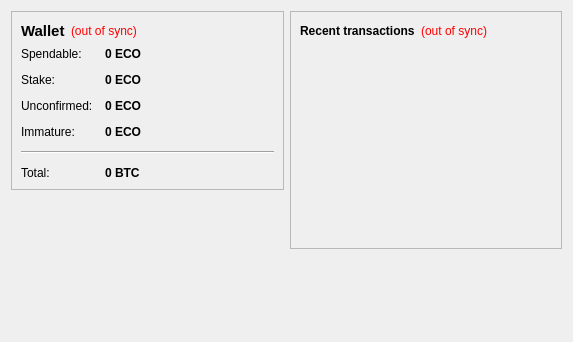
<?xml version="1.0" encoding="UTF-8"?>
<ui version="4.0">
 <class>OverviewPage</class>
 <widget class="QWidget" name="OverviewPage">
  <property name="geometry">
   <rect>
    <x>0</x>
    <y>0</y>
    <width>573</width>
    <height>342</height>
   </rect>
  </property>
  <property name="windowTitle">
   <string>Form</string>
  </property>
  <layout class="QHBoxLayout" name="horizontalLayout" stretch="1,1">
   <item>
    <layout class="QVBoxLayout" name="verticalLayout_2">
     <item>
      <widget class="QFrame" name="frame">
       <property name="frameShape">
        <enum>QFrame::StyledPanel</enum>
       </property>
       <property name="frameShadow">
        <enum>QFrame::Raised</enum>
       </property>
       <layout class="QVBoxLayout" name="verticalLayout_4">
        <item>
         <layout class="QHBoxLayout" name="horizontalLayout_4">
          <item>
           <widget class="QLabel" name="label_5">
            <property name="font">
             <font>
              <pointsize>11</pointsize>
              <weight>75</weight>
              <bold>true</bold>
             </font>
            </property>
            <property name="text">
             <string>Wallet</string>
            </property>
           </widget>
          </item>
          <item>
           <widget class="QLabel" name="labelWalletStatus">
            <property name="toolTip">
             <string>The displayed information may be out of date. Your wallet automatically synchronizes with the Ecoin network after a connection is established, but this process has not completed yet.</string>
            </property>
            <property name="styleSheet">
             <string notr="true">QLabel { color: red; }</string>
            </property>
            <property name="text">
             <string notr="true">(out of sync)</string>
            </property>
            <property name="alignment">
             <set>Qt::AlignLeading|Qt::AlignLeft|Qt::AlignVCenter</set>
            </property>
           </widget>
          </item>
          <item>
           <spacer name="horizontalSpacer_2">
            <property name="orientation">
             <enum>Qt::Horizontal</enum>
            </property>
            <property name="sizeHint" stdset="0">
             <size>
              <width>40</width>
              <height>20</height>
             </size>
            </property>
           </spacer>
          </item>
         </layout>
        </item>
        <item>
         <layout class="QFormLayout" name="formLayout_2">
          <property name="fieldGrowthPolicy">
           <enum>QFormLayout::AllNonFixedFieldsGrow</enum>
          </property>
          <property name="horizontalSpacing">
           <number>12</number>
          </property>
          <property name="verticalSpacing">
           <number>12</number>
          </property>
          <item row="0" column="0">
           <widget class="QLabel" name="label">
            <property name="text">
             <string>Spendable:</string>
            </property>
           </widget>
          </item>
          <item row="0" column="1">
           <widget class="QLabel" name="labelBalance">
            <property name="font">
             <font>
              <weight>75</weight>
              <bold>true</bold>
             </font>
            </property>
            <property name="cursor">
             <cursorShape>IBeamCursor</cursorShape>
            </property>
            <property name="toolTip">
             <string>Your current spendable balance</string>
            </property>
            <property name="text">
             <string notr="true">0 ECO</string>
            </property>
            <property name="textInteractionFlags">
             <set>Qt::LinksAccessibleByMouse|Qt::TextSelectableByKeyboard|Qt::TextSelectableByMouse</set>
            </property>
           </widget>
          </item>
          <item row="1" column="0">
           <widget class="QLabel" name="label_6">
            <property name="text">
             <string>Stake:</string>
            </property>
           </widget>
          </item>
          <item row="1" column="1">
           <widget class="QLabel" name="labelStake">
            <property name="font">
             <font>
              <weight>75</weight>
              <bold>true</bold>
             </font>
            </property>
            <property name="cursor">
             <cursorShape>IBeamCursor</cursorShape>
            </property>
            <property name="toolTip">
             <string>Total of coins that was staked, and do not yet count toward the current balance</string>
            </property>
            <property name="text">
             <string notr="true">0 ECO</string>
            </property>
            <property name="textInteractionFlags">
             <set>Qt::LinksAccessibleByMouse|Qt::TextSelectableByKeyboard|Qt::TextSelectableByMouse</set>
            </property>
           </widget>
          </item>
          <item row="2" column="0">
           <widget class="QLabel" name="label_3">
            <property name="text">
             <string>Unconfirmed:</string>
            </property>
           </widget>
          </item>
          <item row="2" column="1">
           <widget class="QLabel" name="labelUnconfirmed">
            <property name="font">
             <font>
              <weight>75</weight>
              <bold>true</bold>
             </font>
            </property>
            <property name="cursor">
             <cursorShape>IBeamCursor</cursorShape>
            </property>
            <property name="toolTip">
             <string>Total of transactions that have yet to be confirmed, and do not yet count toward the current balance</string>
            </property>
            <property name="text">
             <string notr="true">0 ECO</string>
            </property>
            <property name="textInteractionFlags">
             <set>Qt::LinksAccessibleByMouse|Qt::TextSelectableByKeyboard|Qt::TextSelectableByMouse</set>
            </property>
           </widget>
          </item>
          <item row="3" column="0">
           <widget class="QLabel" name="labelImmatureText">
            <property name="text">
             <string>Immature:</string>
            </property>
           </widget>
          </item>
          <item row="3" column="1">
           <widget class="QLabel" name="labelImmature">
            <property name="font">
             <font>
              <weight>75</weight>
              <bold>true</bold>
             </font>
            </property>
            <property name="toolTip">
             <string>Mined balance that has not yet matured</string>
            </property>
            <property name="text">
             <string notr="true">0 ECO</string>
            </property>
            <property name="textInteractionFlags">
             <set>Qt::LinksAccessibleByMouse|Qt::TextSelectableByKeyboard|Qt::TextSelectableByMouse</set>
            </property>
           </widget>
          </item>
          <item row="4" column="0" colspan="2">
           <widget class="Line" name="line">
            <property name="orientation">
             <enum>Qt::Horizontal</enum>
            </property>
           </widget>
          </item>
          <item row="5" column="0">
           <widget class="QLabel" name="labelTotalText">
            <property name="text">
             <string>Total:</string>
            </property>
           </widget>
          </item>
          <item row="5" column="1">
           <widget class="QLabel" name="labelTotal">
            <property name="font">
             <font>
              <weight>75</weight>
              <bold>true</bold>
             </font>
            </property>
            <property name="cursor">
             <cursorShape>IBeamCursor</cursorShape>
            </property>
            <property name="toolTip">
             <string>Your current total balance</string>
            </property>
            <property name="text">
             <string notr="true">0 BTC</string>
            </property>
            <property name="textInteractionFlags">
             <set>Qt::LinksAccessibleByMouse|Qt::TextSelectableByKeyboard|Qt::TextSelectableByMouse</set>
            </property>
           </widget>
          </item>
         </layout>
        </item>
       </layout>
      </widget>
     </item>
     <item>
      <spacer name="verticalSpacer">
       <property name="orientation">
        <enum>Qt::Vertical</enum>
       </property>
       <property name="sizeHint" stdset="0">
        <size>
         <width>20</width>
         <height>40</height>
        </size>
       </property>
      </spacer>
     </item>
    </layout>
   </item>
   <item>
    <layout class="QVBoxLayout" name="verticalLayout_3">
     <item>
      <widget class="QFrame" name="frame_2">
       <property name="frameShape">
        <enum>QFrame::StyledPanel</enum>
       </property>
       <property name="frameShadow">
        <enum>QFrame::Raised</enum>
       </property>
       <layout class="QVBoxLayout" name="verticalLayout">
        <item>
         <layout class="QHBoxLayout" name="horizontalLayout_2">
          <item>
           <widget class="QLabel" name="label_4">
            <property name="text">
             <string>&lt;b&gt;Recent transactions&lt;/b&gt;</string>
            </property>
           </widget>
          </item>
          <item>
           <widget class="QLabel" name="labelTransactionsStatus">
            <property name="toolTip">
             <string>The displayed information may be out of date. Your wallet automatically synchronizes with the Ecoin network after a connection is established, but this process has not completed yet.</string>
            </property>
            <property name="styleSheet">
             <string notr="true">QLabel { color: red; }</string>
            </property>
            <property name="text">
             <string notr="true">(out of sync)</string>
            </property>
            <property name="alignment">
             <set>Qt::AlignRight|Qt::AlignTrailing|Qt::AlignVCenter</set>
            </property>
           </widget>
          </item>
          <item>
           <spacer name="horizontalSpacer">
            <property name="orientation">
             <enum>Qt::Horizontal</enum>
            </property>
            <property name="sizeHint" stdset="0">
             <size>
              <width>40</width>
              <height>20</height>
             </size>
            </property>
           </spacer>
          </item>
         </layout>
        </item>
        <item>
         <widget class="QListView" name="listTransactions">
          <property name="styleSheet">
           <string notr="true">QListView { background: transparent; }</string>
          </property>
          <property name="frameShape">
           <enum>QFrame::NoFrame</enum>
          </property>
          <property name="verticalScrollBarPolicy">
           <enum>Qt::ScrollBarAlwaysOff</enum>
          </property>
          <property name="horizontalScrollBarPolicy">
           <enum>Qt::ScrollBarAlwaysOff</enum>
          </property>
          <property name="selectionMode">
           <enum>QAbstractItemView::NoSelection</enum>
          </property>
         </widget>
        </item>
       </layout>
      </widget>
     </item>
     <item>
      <spacer name="verticalSpacer_2">
       <property name="orientation">
        <enum>Qt::Vertical</enum>
       </property>
       <property name="sizeHint" stdset="0">
        <size>
         <width>20</width>
         <height>40</height>
        </size>
       </property>
      </spacer>
     </item>
    </layout>
   </item>
  </layout>
 </widget>
 <resources/>
 <connections/>
</ui>
